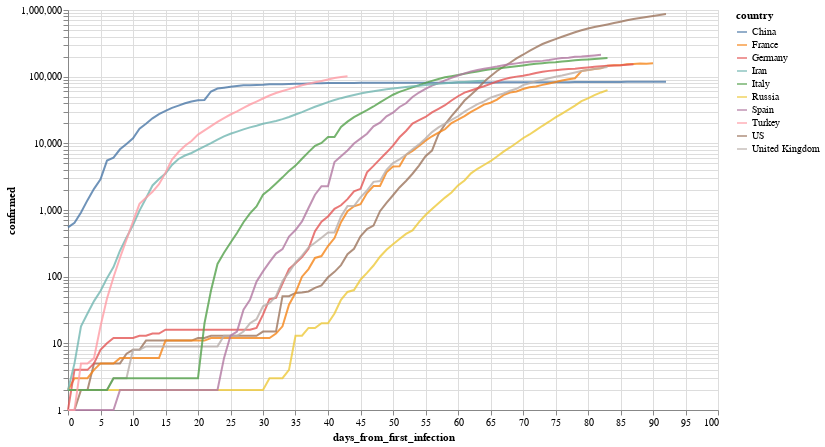

The cell this chart's notebook holds for it:
### Markdown cell above
Por ejemplo, evolución (interactiva!) de los paises con mas infectados

### Code cell
total_confirmed_by_country = global_df.groupby('country').confirmed.max().sort_values(ascending=False)
selected_countries = total_confirmed_by_country[total_confirmed_by_country > 1000].index

plot_df = global_df[
    (global_df.confirmed > 0) & 
    (global_df.country.isin(selected_countries[:10]))
].sort_values('date')

selection = alt.selection_multi(
    fields=['country'], 
    bind='legend', 
    init=[{'country': c} for c in selected_countries[:10]]
)


(
    alt.Chart(plot_df)
       .mark_line()
       .encode(
           x='days_from_first_infection', 
           y=alt.Y('confirmed', scale=alt.Scale(type='log')), 
           color='country',
           opacity=alt.condition(selection, alt.value(.8), alt.value(.05))
       ).add_selection(selection)
        .properties(width=650, height=400)
       
)

### Figure 1 — Vega-Lite specification as saved in the notebook (floating-point values rounded to 4 significant figures; data arrays with more than 128 entries replaced by an {"elided": "..."} marker saying what was removed)
{"config": {"view": {"continuousWidth": 400, "continuousHeight": 300}}, "data": {"name": "data-b183d446536502120de7f6e633fd9f7d"}, "mark": "line", "encoding": {"color": {"type": "nominal", "field": "country"}, "opacity": {"condition": {"value": 0.8, "selection": "selector001"}, "value": 0.05}, "x": {"type": "quantitative", "field": "days_from_first_infection"}, "y": {"type": "quantitative", "field": "confirmed", "scale": {"type": "log"}}}, "height": 400, "selection": {"selector001": {"type": "multi", "fields": ["country"], "bind": "legend", "init": [{"country": "US"}, {"country": "Spain"}, {"country": "Italy"}, {"country": "France"}, {"country": "Germany"}, {"country": "United Kingdom"}, {"country": "Turkey"}, {"country": "Iran"}, {"country": "China"}, {"country": "Russia"}]}}, "width": 650, "$schema": "https://vega.github.io/schema/vega-lite/v4.8.1.json", "datasets": {"data-b183d446536502120de7f6e633fd9f7d": {"elided": "809 records"}}}
